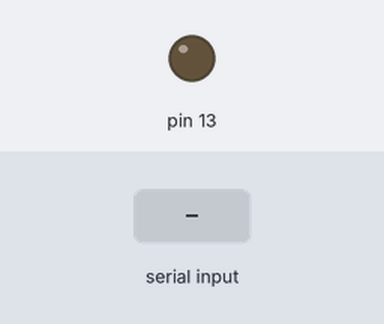
A sketch run on a simulated Arduino Uno, built with avr-gcc and run on an emulated ATmega328P. Parts: output pins drawn as LEDs (lit = HIGH). Inputs (shaded band) come from the test bench.

Above: at 1.2 s.
1.3 s: "1" received over Serial
At 1.6 s:
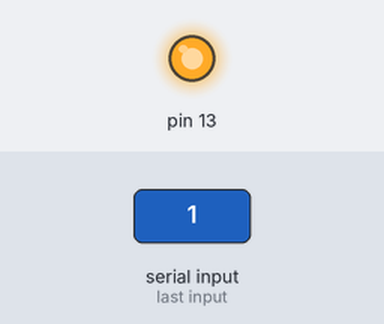
2.8 s: "0" received over Serial
At 3.9 s:
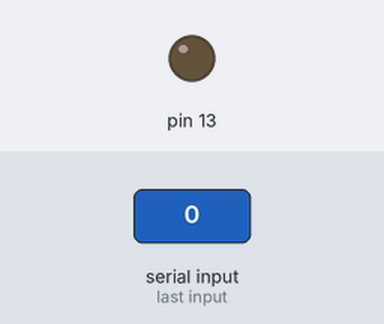
Timing chart, 0 to 5.8 s (numbered marks = the images above; inputs shaded):
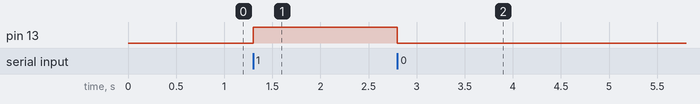

The sketch:

sketch_jun20a.ino
```cpp
#define BAUD_VALUE 9600
char value_Byte = ' ';

void setup(void)
{
    Serial.begin(BAUD_VALUE);
    pinMode(13 , OUTPUT);
}

void loop(void)
{
    if(Serial.available() > 0){
        value_Byte = Serial.read();

    if(value_Byte == '1'){
        digitalWrite(13, HIGH);

        }
    else if(value_Byte == '0'){
        digitalWrite(13, LOW);
        }
    }
}
```

Fibonacci.c
```cpp
#include <stdio.h>

int main()
{
	int i;
	int n1 = 0, n2 = 1;
	int n = 4;
    int newNum = n1 + n2;
    printf("Fibonacci Sequence: 0, 1, ");

    for (i = 1; i <= n; ++i) {
        printf("%d, ", newNum);
        n1 = n2;
        n2 = newNum;
        newNum = n1 + n2;
    }

}
```

Measured:
- after the input at 1.3 s, pin 13: LOW → HIGH at once
- after the input at 2.8 s, pin 13: HIGH → LOW at once
